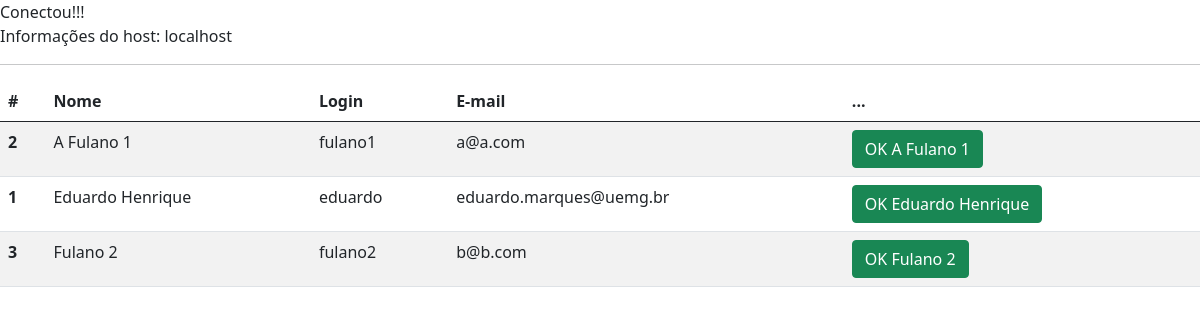
/Aula20210701/index.php, run on the app's committed database.
### tables this page shows
CREATE TABLE `usuarios` (
  `idusuarios` int(10) unsigned NOT NULL auto_increment,
  `nome` varchar(100) NOT NULL,
  `login` varchar(30) NOT NULL,
  `senha` varchar(30) NOT NULL,
  `dica` varchar(30) NOT NULL,
  `email` varchar(100) NOT NULL,
  `tipoacesso` int(10) unsigned NOT NULL default '1' COMMENT '0 Admin; 1 Usuario consulta; 2 usuario relatorio',
  PRIMARY KEY  (`idusuarios`)
);

### Aula20210701/index.php (the view, shortened to what this page needs)
<!DOCTYPE html>
<html lang="pt-br">
<head>
    <link href="css/bootstrap.min.css" rel="stylesheet">
</head>
<body>
    <?php
        $conexao = mysqli_connect(
            "localhost",
            "root",
            "123456",
            "alunos"
        );
        echo "Conectou!!!";
        echo "<br>";
        echo "Informações do host: ".mysqli_get_host_info($conexao);
        echo "<hr>";
    ?>
    <table class="table table-striped">
        <thead>
            <tr>
            <th scope="col">#</th>
            <th scope="col">Nome</th>
            <th scope="col">Login</th>
            <th scope="col">E-mail</th>
            <th scope="col">...</th>
            </tr>
        </thead>
        <tbody>
            <?php
                $sql = "SELECT * FROM usuarios ORDER BY nome";
                $resposta = mysqli_query($conexao, $sql);
                while($linha = mysqli_fetch_row($resposta)){
                    echo "<tr>";
                    echo "<th scope='row'>$linha[0]</th>";
                    echo "<td>$linha[1]</td>";
                    echo "<td>$linha[2]</td>";
                    echo "<td>$linha[5]</td>";
                    echo "<td><button type='button' class='btn btn-success'>OK $linha[1]</button></td>";
                    echo "</tr>";
                }
            ?>
        </tbody>
    </table>
</body>
</html>

### data on the page
usuarios: idusuarios "2", nome "A Fulano 1", login "fulano1", email "a@a.com"
usuarios: idusuarios "1", nome "Eduardo Henrique", login "eduardo", email "eduardo.marques@uemg.br"
usuarios: idusuarios "3", nome "Fulano 2", login "fulano2", email "b@b.com"

### other printed values
mysqli_get_host_info($conexao) "localhost"
